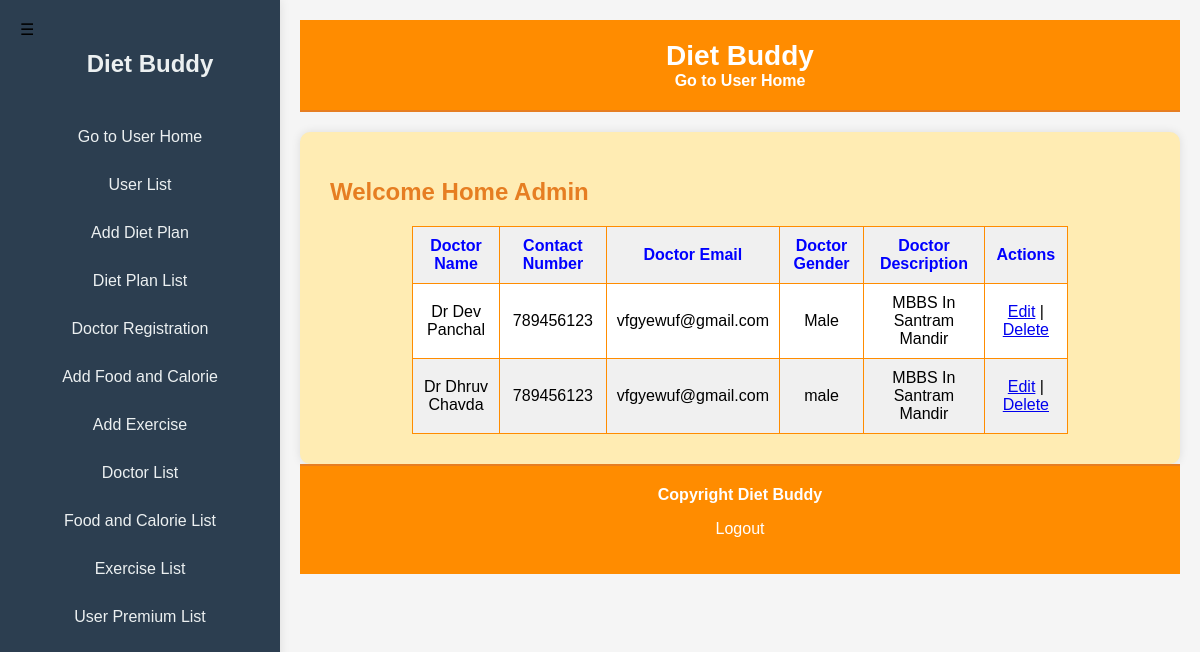
/doctor-list.php (signed in), run on the app's committed database.
### tables this page shows
CREATE TABLE `doctor_registration` (
  `id` int(50) NOT NULL,
  `dname` varchar(100) DEFAULT NULL,
  `dcno` varchar(100) DEFAULT NULL,
  `demail` varchar(100) DEFAULT NULL,
  `dgender` varchar(100) DEFAULT NULL,
  `ddesc` varchar(100) DEFAULT NULL
);

### doctor-list.php (the view, shortened to what this page needs)
<?php
    include('connection.php');
?>
<!DOCTYPE html>
<html>
<head>
    <link rel="stylesheet" type="text/css" href="css/s1.css">
</head>
<body>
    <div id="full">
        <div id="sidebar">
            <h2><a href="admin-home.php" style="color: #ecf0f1;">Diet Buddy</a></h2>
            <a href="user-home.php">Go to User Home</a>
            <a href="user-list.php">User List</a>
            <a href="add-dietplan.php">Add Diet Plan</a>
            <a href="dietplan-list.php">Diet Plan List</a>
            <a href="doctor-registration.php">Doctor Registration</a>
            <a href="add-food.php">Add Food and Calorie</a>
            <a href="add-exercise.php">Add Exercise</a>
            <a href="doctor-list.php">Doctor List</a>
            <a href="food-list.php">Food and Calorie List</a>
            <a href="exercise-list.php">Exercise List</a>
            <a href="userpremiumlist.php">User Premium List</a>
        </div>
        <div id="content">
            <div id="header">
                <h2><a href="admin-home.php">Diet Buddy</a></h2>
                <a href="user-home.php">Go to User Home</a>
            </div>
            <div id="body">
                <h1>Welcome Home Admin</h1>
                <center>
                    <div id="form">
                        <table>
                            <tr>
                                <td><center><b><font color="blue">Doctor Name</font></b></center></td>
                                <td><center><b><font color="blue">Contact Number</font></b></center></td>
                                <td><center><b><font color="blue">Doctor Email</font></b></center></td>
                                <td><center><b><font color="blue">Doctor Gender</font></b></center></td>
                                <td><center><b><font color="blue">Doctor Description</font></b></center></td>
                                <td><center><b><font color="blue">Actions</font></b></center></td>
                            </tr>
                            <?php
                                $q=$db->query("SELECT * FROM doctor_registration ");
                                while($r1=$q->fetch(PDO::FETCH_OBJ))
                                {
                                    ?>
                                    <tr>
                                        <td><center><?= $r1->dname; ?></center></td>
                                        <td><center><?= $r1->dcno; ?></center></td>
                                        <td><center><?= $r1->demail; ?></center></td>
                                        <td><center><?= $r1->dgender; ?></center></td>
                                        <td><center><?= $r1->ddesc; ?></center></td>
                                        <td>
                                            <a href="edit-doctorlist.php?id=<?= $r1->id; ?>">Edit</a> |
                                            <a href="?delete_id=<?= $r1->id; ?>" onclick="return confirm('Are you sure you want to delete this entry?')">Delete</a>
                                        </td>
                                    </tr>
                            <?php
                                }
                            ?>
                        </table>
                    </div>
                </center>
            </div>
            <div id="footer">
                <h4>Copyright Diet Buddy</h4>
                <p><a href="index.php">Logout</a></p>
            </div>
        </div>
        <div id="toggle-btn" onclick="toggleSidebar()">☰</div>
    </div>
</body>
</html>

### css/s1.css (style rules this page uses)
body { font-family: Arial, sans-serif; margin: 0; padding: 0; background-color: #f5f5f5; display: flex; flex-direction: column; min-height: 100vh; }
#full { display: flex; flex: 1; }
#sidebar { flex-basis: 20%; background-color: #2c3e50; color: #ecf0f1; padding: 20px; box-shadow: 0 0 10px rgba(0, 0, 0, 0.1); display: flex; flex-direction: column; align-items: center; transition: 0.3s; }
#sidebar h2 { margin-bottom: 20px; font-size: 24px; color: #ecf0f1; }
#sidebar a { text-decoration: none; color: #ecf0f1; padding: 10px; border-radius: 5px; margin-bottom: 10px; transition: background-color 0.3s ease, color 0.3s ease; width: 100%; text-align: center; display: block; }
#content { flex: 1; padding: 20px; }
#header { background-color: #ff8c00; padding: 20px; text-align: center; border-bottom: 2px solid #e67e22; }
#header h2 { margin: 0; font-size: 28px; color: #fff; }
#header a { text-decoration: none; color: #fff; font-weight: bold; margin: 0 15px; transition: color 0.3s ease; }
#body { background-color: #ffecb3; border-radius: 10px; margin-top: 20px; box-shadow: 0 0 10px rgba(0, 0, 0, 0.1); padding: 30px; }
#body h1 { font-size: 24px; margin-bottom: 20px; color: #e67e22; }
#footer { background-color: #ff8c00; padding: 20px; text-align: center; border-top: 2px solid #e67e22; margin-top: auto; }
#footer h4 { margin: 0; color: #fff; }
#footer a { text-decoration: none; color: #fff; transition: color 0.3s ease; }
#toggle-btn { position: fixed; top: 20px; left: 20px; cursor: pointer; z-index: 2; }
#form { width: 80%; margin: auto; }
table { width: 100%; border-collapse: collapse; }
th, td { border: 1px solid #ff8c00; padding: 10px; text-align: center; }
tr:nth-child(even) { background-color: #fff; }
tr:nth-child(odd) { background-color: #f0f0f0; }

### data on the page
doctor_registration: dname "Dr Dev Panchal", dcno "789456123", demail "vfgyewuf@gmail.com", dgender "Male", ddesc "MBBS In Santram Mandir"
doctor_registration: dname "Dr Dhruv Chavda", dcno "789456123", demail "vfgyewuf@gmail.com", dgender "male", ddesc "MBBS In Santram Mandir"
